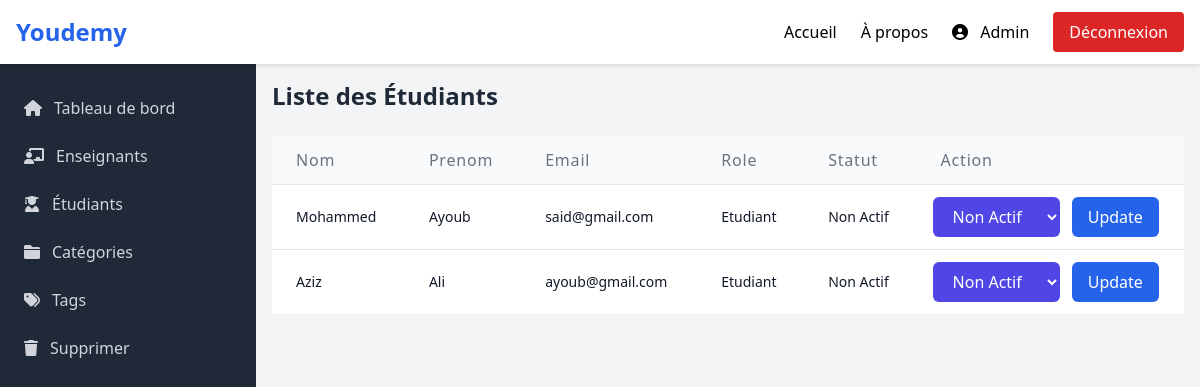
The app's page /Views/users/admin/etudiant.php (signed in) with its own data.
### tables this page shows
CREATE TABLE Users (
    id INT AUTO_INCREMENT PRIMARY KEY,
    nom VARCHAR(250) NOT NULL,
    prenom VARCHAR(250) NOT NULL,
    email VARCHAR(250) UNIQUE NOT NULL,
    password VARCHAR(250) NOT NULL,
    role ENUM('Etudiant', 'Enseignant', 'Administrateur') NOT NULL,
    compte_statut ENUM('Actif', 'Non Actif', 'Suspendu') DEFAULT 'Non Actif' NOT NULL
);

### Views/users/admin/etudiant.php (the view, shortened to what this page needs)
<?php
$db = new Database();
$conn = $db->connect();
$users = $conn->query("SELECT * FROM Users where role = 'Etudiant'")->fetchAll(PDO::FETCH_ASSOC);
?>
<!DOCTYPE html>
<html lang="fr">
<head>
    <script src="https://cdn.tailwindcss.com"></script>
    <link rel="stylesheet" href="https://cdnjs.cloudflare.com/ajax/libs/font-awesome/6.0.0/css/all.min.css">
</head>
<body class="bg-gray-100">
    <header class="navbar">
        <div class="max-w-full mx-auto px-4 py-3 flex justify-between items-center">
            <a href="../../Views/index.php" class="text-2xl font-bold text-blue-600">Youdemy</a>
            <nav class="hidden md:flex items-center gap-6">
                <a href="../../index.php" class="hover:text-blue-600">Accueil</a>
                <a href="../../index.php" class="hover:text-blue-600">À propos</a>
                <a href="#admin" class="hover:text-blue-600">
                    <i class="fas fa-user-circle"></i>
                    <span class="ml-2">Admin</span>
                </a>
                <a href="../../auth/logout.php" class="bg-red-600 hover:bg-red-700 text-white px-4 py-2 rounded">
                    Déconnexion
                </a>
            </nav>
        </div>
    </header>
    <aside class="sidebar">
        <nav class="mt-5 px-2">
            <a href="dashboard.php" class="group flex items-center px-4 py-3 text-gray-300 hover:bg-gray-700 rounded-md">
                <i class="fas fa-home mr-3"></i> Tableau de bord
            </a>
            <a href="Enseignant.php" class="group flex items-center px-4 py-3 text-gray-300 hover:bg-gray-700 rounded-md">
                <i class="fas fa-chalkboard-teacher mr-3"></i> Enseignants
            </a>
            <a href="Etudiant.php" class="group flex items-center px-4 py-3 text-gray-300 hover:bg-gray-700 rounded-md">
                <i class="fas fa-user-graduate mr-3"></i> Étudiants
            </a>
            <a href="categories.php" class="group flex items-center px-4 py-3 text-gray-300 hover:bg-gray-700 rounded-md">
                <i class="fas fa-folder mr-3"></i> Catégories
            </a>
            <a href="tags.php" class="group flex items-center px-4 py-3 text-gray-300 hover:bg-gray-700 rounded-md">
                <i class="fas fa-tags mr-3"></i> Tags
            </a>
            <a href="supprimer.php" class="group flex items-center px-4 py-3 text-gray-300 hover:bg-gray-700 rounded-md">
                <i class="fas fa-trash mr-3"></i> Supprimer
            </a>
        </nav>
    </aside>
    <div class="main-content">
        <h2 class="text-2xl font-semibold text-gray-800 mb-6">Liste des Étudiants</h2>
        <div class="overflow-x-auto">
            <table class="min-w-full divide-y divide-gray-200">
                <thead class="bg-gray-50">
                    <tr>
                        <th class="px-6 py-3 text-left font-medium text-gray-500 tracking-wider">Nom</th>
                        <th class="px-6 py-3 text-left font-medium text-gray-500 tracking-wider">Prenom</th>
                        <th class="px-6 py-3 text-left font-medium text-gray-500 tracking-wider">Email</th>
                        <th class="px-6 py-3 text-left font-medium text-gray-500 tracking-wider">Role</th>
                        <th class="px-6 py-3 text-left font-medium text-gray-500 tracking-wider">Statut</th>
                        <th class="px-6 py-3 text-left font-medium text-gray-500 tracking-wider">Action</th>
                    </tr>
                </thead>
                <tbody class="bg-white divide-y divide-gray-200">
                    <?php if (count($users) > 0): ?>
                        <?php foreach ($users as $user): ?>
                            <tr class="hover:bg-gray-50">
                                <td class="px-6 py-4 whitespace-nowrap text-sm text-gray-900"><?php echo htmlspecialchars($user['nom']); ?></td>
                                <td class="px-6 py-4 whitespace-nowrap text-sm text-gray-900"><?php echo htmlspecialchars($user['prenom']); ?></td>
                                <td class="px-6 py-4 whitespace-nowrap text-sm text-gray-900"><?php echo htmlspecialchars($user['email']); ?></td>
                                <td class="px-6 py-4 whitespace-nowrap text-sm text-gray-900"><?php echo htmlspecialchars($user['role']); ?></td>
                                <td class="px-6 py-4 whitespace-nowrap text-sm text-gray-900"><?php echo htmlspecialchars($user['compte_statut']); ?></td>
                                <td class="py-3 px-4">
                                    <form method="POST" action="" class="inline-block">
                                        <select name="status" class="bg-indigo-600 text-white py-2 px-4 rounded-md">
                                            <option value="Non Actif" <?php echo $user['compte_statut'] === 'Non Actif' ? 'selected' : ''; ?>>Non Actif</option>
                                        </select>
                                        <button type="submit" class="ml-2 bg-blue-600 text-white py-2 px-4 rounded-md hover:bg-blue-700" onclick="return confirm('Êtes-vous sûr de vouloir mettre à jour le statut de cet utilisateur ?');">
                                            Update
                                        </button>
                                    </form>
                                </td>
                            </tr>
                        <?php endforeach; ?>
                    <?php else: ?>
                        <tr>
                            <td colspan="6" class="px-6 py-4 whitespace-nowrap text-sm text-gray-500 text-center">Aucun utilisateur trouvé</td>
                        </tr>
                    <?php endif; ?>
                </tbody>
            </table>
        </div>
    </div>
</body>
</html>

### Views/users/admin/etudiant.php (style rules this page uses)
.navbar { position: fixed; top: 0; left: 0; right: 0; z-index: 1000; height: 64px; background-color: white; box-shadow: 0 2px 4px rgba(0, 0, 0, 0.1); }
.sidebar { position: fixed; top: 64px; left: 0; bottom: 0; width: 256px; z-index: 999; background-color: #1f2937; color: white; }
.main-content { margin-top: 64px; margin-left: 256px; padding: 1rem; }

### records on screen
users: nom "Mohammed", prenom "Ayoub", email "said@gmail.com", role "Etudiant", compte_statut "Non Actif", status "Non Actif"
users: nom "Aziz", prenom "Ali", email "ayoub@gmail.com", role "Etudiant", compte_statut "Non Actif", status "Non Actif"
